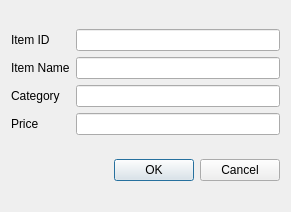
<?xml version="1.0" encoding="UTF-8"?>
<ui version="4.0">
 <class>addItem</class>
 <widget class="QDialog" name="addItem">
  <property name="geometry">
   <rect>
    <x>0</x>
    <y>0</y>
    <width>291</width>
    <height>212</height>
   </rect>
  </property>
  <property name="windowTitle">
   <string>ADD Item</string>
  </property>
  <property name="windowIcon">
   <iconset resource="../res.qrc">
    <normaloff>:/img/img/icon1.png</normaloff>:/img/img/icon1.png</iconset>
  </property>
  <layout class="QVBoxLayout" name="verticalLayout_2">
   <item>
    <layout class="QGridLayout" name="gridLayout">
     <item row="1" column="0">
      <widget class="QLabel" name="label_2">
       <property name="text">
        <string>Item Name</string>
       </property>
      </widget>
     </item>
     <item row="2" column="0">
      <widget class="QLabel" name="label_3">
       <property name="text">
        <string>Category </string>
       </property>
      </widget>
     </item>
     <item row="0" column="1">
      <widget class="QLineEdit" name="id"/>
     </item>
     <item row="1" column="1">
      <widget class="QLineEdit" name="name"/>
     </item>
     <item row="2" column="1">
      <widget class="QLineEdit" name="category"/>
     </item>
     <item row="0" column="0">
      <widget class="QLabel" name="label">
       <property name="text">
        <string>Item ID</string>
       </property>
      </widget>
     </item>
     <item row="3" column="0">
      <widget class="QLabel" name="label_4">
       <property name="text">
        <string>Price</string>
       </property>
      </widget>
     </item>
     <item row="3" column="1">
      <widget class="QLineEdit" name="price"/>
     </item>
    </layout>
   </item>
   <item>
    <widget class="QDialogButtonBox" name="buttonBox">
     <property name="orientation">
      <enum>Qt::Horizontal</enum>
     </property>
     <property name="standardButtons">
      <set>QDialogButtonBox::Cancel|QDialogButtonBox::Ok</set>
     </property>
    </widget>
   </item>
  </layout>
 </widget>
 <resources>
  <include location="../res.qrc"/>
 </resources>
 <connections>
  <connection>
   <sender>buttonBox</sender>
   <signal>accepted()</signal>
   <receiver>addItem</receiver>
   <slot>accept()</slot>
   <hints>
    <hint type="sourcelabel">
     <x>248</x>
     <y>254</y>
    </hint>
    <hint type="destinationlabel">
     <x>157</x>
     <y>274</y>
    </hint>
   </hints>
  </connection>
  <connection>
   <sender>buttonBox</sender>
   <signal>rejected()</signal>
   <receiver>addItem</receiver>
   <slot>reject()</slot>
   <hints>
    <hint type="sourcelabel">
     <x>316</x>
     <y>260</y>
    </hint>
    <hint type="destinationlabel">
     <x>286</x>
     <y>274</y>
    </hint>
   </hints>
  </connection>
 </connections>
</ui>
